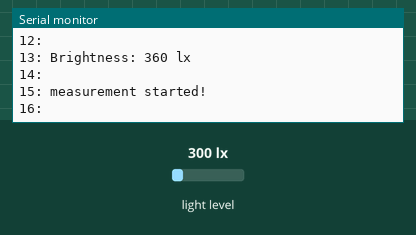
This sketch was run on a simulated ESP8266 (NodeMCU). On the bench: the last lines printed to the serial monitor. Wiring (inferred from the names in the program): BH1750 light sensor at I2C address 0x23. The test bench sets the inputs (shaded band); at power-on: light level 300 lx.

Above: at 1.6 s.
1.7 s: light level set to 40 lx
At 1.81 s:
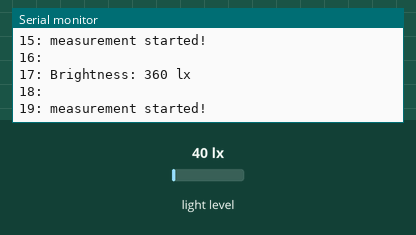
3.2 s: light level set to 500 lx
At 3.22 s:
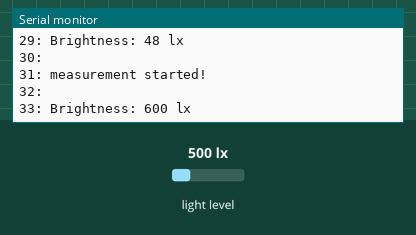
Timing chart, 0 to 6.2 s (numbered marks = the images above; inputs shaded):
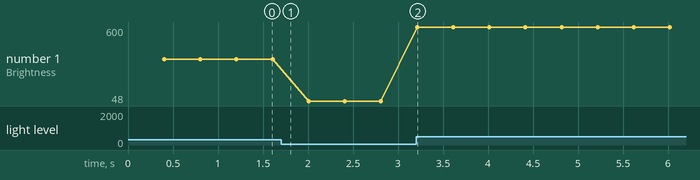

Measured:
- plotted number 1: 360 → 48 after the input at 1.7 s

The sketch:

D1_oop06_BH1750.ino
```cpp
//_____D1_oop06_BH1750.ino____________________170414-180519_____
// Send value of i2c light sensor BH1750 to Serial (115200Bd)
// every 0,5s
// Hardware:
// 1. WeMos D1 mini (OR ESP32 D1 mini)
// 2. BH1750 light sensor on i2c bus (0x23, 0x5C)
// Created by Karl Hartinger, April 14, 2017
// Updates:
// 2018-05-19 Move class files to /src/...
// 2021-02-07 update class BH1750, many changes in setup and loop
// Released into the public domain.
#include "src/bh1750/D1_class_BH1750.h"
BH1750 bh1750;                    // brightness

//_______SETUP__________________________________________________
void setup() {
 //------Serial-------------------------------------------------
 Serial.begin(115200); Serial.println("\nsetup(): --Start--");
 //------search for sensor--------------------------------------
 bh1750.setAddress(0x23);                   // 0x23 or 0x5C
 bool status = bh1750.begin();              // start I2C
 if (!status) {
  bh1750.setAddress(0x5C);                  // 0x23 or 0x5C
  status = bh1750.begin(false);             // NO start I2C
  if (!status) {
   Serial.println("Error: "+bh1750.getsStatus());
   Serial.println("Could not find BH1750 sensor:");
   Serial.println("* check wiring");
   Serial.println("* check whether Wire.begin() has been called");
   Serial.println("* check I2C address (0x23 or 0x5C)\nEND!");
   while (1) delay(100);
  }
 }
 Serial.print("BH1750 found! I2C address is 0x");
 Serial.println(bh1750.getAddress(),16);
 Serial.println("setup(): --Finished--\n");
}

unsigned long i=0;
//_______LOOP___________________________________________________
// this is a non blocking version for the loop()
void loop() {
 Serial.print(++i); Serial.print(": ");     //display run number
 //------start measuring----------------------------------------
 if(bh1750.measuringBegin()) Serial.print("measurement started! ");
 //------Is there a result?-------------------------------------
 if(bh1750.newResult())
 {//.....yes: get the result and display it.....................
  String s1=String(bh1750.getBi());         // get brightness
  Serial.print("Brightness: "+s1+" lx");    // display value
 }
 Serial.println();                          // next line
 delay(100);                                // wait 0.1s
}

/*
//.......another simple option for loop() with a long delay.....
//_______LOOP___________________________________________________
void loop() {
 int status=bh1750.getStatus();
 if(status==0)
 {
  String s1=String(bh1750.getBi());
  Serial.println("Brightness: "+s1+" lx");
 }
 else
 {
  Serial.println(bh1750.getsStatus());
  bh1750.begin(false);                     // reset
 }
 delay(500);
}
*/
```

D1_class_BH1750.cpp
```cpp
//_____D1_class_BH1750.cpp____________________170414-210207_____
// D1 mini class for i2c digital light sensor BH1750.
// Default i2c address is 0x23 (other option 0x5C).
// Created by Karl Hartinger, April 14, 2017
// Updates
// 2018-10-20 add measuring delay 200ms
// 2021-02-07 Many changes: add ...Address(), begin(),
//            measuringBegin(), wait4Result_ ...
// Last modified 2018-10-20: Add measuring delay 200ms
// Released into the public domain.
#include "D1_class_BH1750.h"

//**************************************************************
//       constructor & co
//**************************************************************

//_______constructor (default 0x23)_____________________________
BH1750::BH1750() { i2cAddress=BH1750_ADDR; setup(); }

//_______constructor with i2c address___________________________
BH1750::BH1750(int i2c_address) {
 if((i2c_address==0x23)||(i2c_address==0x5C))
  i2cAddress=i2c_address;
 setup();
}

//_____setup properties_________________________________________
void BH1750::setup()
{
 bMeasuringRunning_=false;        // not in measurement
 bNewResult=false;                // no measurement until now
 lastMeasuring_=0;                // no last measurement time
 waitMeasuring_=BH1750_MEASURING_DELAY_MS;
 wait4Result_=120;                // data sheet
}

//**************************************************************
//       setter methods
//**************************************************************

//_______set i2c address________________________________________
bool BH1750::setAddress(int i2c_address)
{
 if((i2c_address!=0x23)&&(i2c_address!=0x5C)) return false;
 i2cAddress=i2c_address;
 setup();
 return true;
}

//_____set mesuring delay_______________________________________
// if measuringDelay_<MIN you get allways the same value...
bool BH1750::setWaitMeasuring(int delay_ms)
{
 if(delay_ms<BH1750_MEASURING_DELAY_MIN) return false;
 waitMeasuring_=delay_ms;
 return true;
}

//**************************************************************
//       getter methods
//**************************************************************

//_______return i2c address_____________________________________
int BH1750::getAddress() { return i2cAddress; }

//_______return measuring delay in ms___________________________
int BH1750::getWaitMeasuring() { return waitMeasuring_; }

//_______system status as integer_______________________________
// Meaning of the numbers see getsStatus()
int BH1750::getStatus() { return status; }

//_______system status as text__________________________________
String BH1750::getsStatus() {
  switch(status)
 {
  case BH1750_OK:
   return String("OK");
  case BH1750_ERR_TOO_LONG:
   return String("I2C send buffer is too small for the data");
  case BH1750_ERR_NACK_ADDR:
   return String("No acknowledge (ACK) after address byte");
  case BH1750_ERR_NACK_DATA:
   return String("No acknowledge (ACK) after data byte");
  case BH1750_ERR_OTHER:
   return String("I2C Error");
  case BH1750_ERR_NUM_BYTES:
   return String("Wrong number of bytes");
  case BH1750_ERR_NO_BYTE:
   return String("No byte received");
  default:
   return String("Unknown error number ")+String(status);
 }
 return String("Serious, unknown error");
}

//_______get brightness as double_______________________________
double BH1750::getBrightness() { return(getBi()); }

//_______get brightness as long (integer)_______________________
long BH1750::getBi() {
 bNewResult=false;
 measuring();
 return brightness;
}

//**************************************************************
//       working methods
//**************************************************************

//_______check sensor, start I2C and first measuring____________
bool BH1750::begin() { return begin(true); }

//_______check sensor, start first measuring____________________
// set startI2C=false if I2C has already been started
// return: true=OK, false on error
bool BH1750::begin(bool startI2C) {
 //------start I2C?---------------------------------------------
 if(startI2C) {
  Wire.begin();                   // call Wire.begin only once
 }
 //------wake up sensor-----------------------------------------
 Wire.beginTransmission(i2cAddress);
 Wire.write(0x01);                // power on, waiting for cmd
 status=Wire.endTransmission();
 if(status!=BH1750_OK) return false;
 //------Reset Data register------------------------------------
 Wire.beginTransmission(i2cAddress);
 Wire.write(0x07);                // reset data register
 status=Wire.endTransmission();
 if(status!=BH1750_OK) return false;
 return true;
}

//_______start measuring________________________________________
// return: true = measurement could be started
//         false = no new measurement process could be started
bool BH1750::measuringBegin()
{
 if(bMeasuringRunning_) {
  measuring();
  return false;
 }
 bNewResult=false;               // no measurement result yet
 bMeasuringRunning_=false;       // no measurement running
 if((millis()-lastMeasuring_) < waitMeasuring_) return false;
 measuring();             // start measuring
 return true;
}

//_______is/are new measurement value(s) available?_____________
// return: true = measurement finished, no new value has been
//         read yet
//         false = new value was read
//         or a new measuring process was started.
bool BH1750::newResult() { return bNewResult; }

//**************************************************************
//       rarely used directly, public methods
//**************************************************************

//_____read brightness from sensor______________________________
// return: false=no new result (yet)
bool BH1750::measuring()
{
 //------check the delay time between two measurements----------
 if((millis()-lastMeasuring_) < waitMeasuring_)
 {//.....too little time between two measurements...............
  bMeasuringRunning_=false;       // no measurement running
  return false;                   // no new result
 }
 if(!bMeasuringRunning_)
 {//.....no measurement is running yet: start measurement.......
  Wire.beginTransmission(i2cAddress);
  Wire.write(0x10);               // Continuously H-Resol. Mode
  status=Wire.endTransmission();
  bMeasuringRunning_=true;        // measurement started
  lastMeasuringStart_=millis();
  return false;
 }
 if((millis()-lastMeasuringStart_) < wait4Result_) return false;

 //------read 2 bytes from sensor-------------------------------
 Wire.requestFrom(i2cAddress, 2); // read two byte
 if(Wire.available()!=2)          // (read) data bytes ready?
 {
  Wire.endTransmission();         // stopp transmision
  status=BH1750_ERR_NUM_BYTES;    // no bytes available
  return false;                   // no result
 }
 int temp_=Wire.read()<<8;        // 1st byte
 temp_|=Wire.read();              // 2nd byte
 brightness=temp_;                // result as long int
 bNewResult=true;                 //new measurement result there
 bMeasuringRunning_=false;        // no measurement running
 lastMeasuring_=millis();         // current time
 return true;
}

/*
 //-----set Continuously H-Resolution Mode, Resolution 1 lx-----
 Wire.beginTransmission(i2cAddress);
 Wire.write(0x10);                // Continuously H-Resol. Mode
 status=Wire.endTransmission();
 if(status!=BH1750_OK)            // try a second time
 {
  delay(120);                     //Measurement Time(data sheet)
  Wire.beginTransmission(i2cAddress);
  Wire.write(0x10);               // Continuously H-Resol. Mode
  status=Wire.endTransmission();
  if(status!=BH1750_OK) return;
 }
 //------read 2 bytes from sensor-------------------------------
 Wire.requestFrom(i2cAddress, 2);
 if(Wire.available()!=2)          // (read) data bytes ready?
 {
  Wire.endTransmission();
  status=BH1750_ERR_NUM_BYTES;
  return false;
 }
 int temp_=Wire.read()<<8;
 temp_|=Wire.read();
 brightness=temp_;
 bNewResult=true;
 lastMeasuring_=millis();
 return true;
}
*/
```

D1_class_BH1750.h
```cpp
//_____D1_class_BH1750.h______________________170414-210207_____
// D1 mini class for i2c digital light sensor BH1750.
// Default i2c address is 0x23 (other option 0x5C).
// Created by Karl Hartinger, April 14, 2017
// Updates
// 2018-10-20 add measuring delay 200ms
// 2021-02-07 Many changes: add ...Address(), begin(),
//            measuringBegin(), wait4Result_ ...
// Released into the public domain.
#include "Arduino.h"              // bool, ...
#include <Wire.h>                 // i2c bus

#ifndef D1_CLASS_BH1750_H
#define D1_CLASS_BH1750_H
#define BH1750_ADDR                0x23     // 7-bit address
#define BH1750_MEASURING_DELAY_MS   200     // ms
#define BH1750_MEASURING_DELAY_MIN  130     // ms (by testing)
//-----status---------------------------------------------------
#define BH1750_OK            0    // success
#define BH1750_ERR_TOO_LONG  1    // i2c data too long to fit in transmit buffer
#define BH1750_ERR_NACK_ADDR 2    // i2c NACK transmit address
#define BH1750_ERR_NACK_DATA 3    // i2c NACK transmit data
#define BH1750_ERR_OTHER     4    // i2c other error
#define BH1750_ERR_NUM_BYTES 5    // i2c wrong number of bytes
#define BH1750_ERR_NO_BYTE   6    // no byte received
#define BH1750_ERR_START     9    // first status after setup

class BH1750 {
 protected:
  //-----properties----------------------------------------------
 protected:
  int    i2cAddress;              // i2c address
  int    status;                  // state of measuring
  bool   bMeasuringRunning_;      //
  bool   bNewResult;              // true=new measurement value
  uint32_t lastMeasuring_;        // time of last measuring [ms]
  uint32_t lastMeasuringStart_;   // time of last start meas[ms]
  uint32_t waitMeasuring_;        // 200ms
  uint32_t wait4Result_;          // 120ms
  long   brightness;              // measurement value in lx

 //------constructor & co---------------------------------------
 public:
  BH1750();                       // default constructor
  BH1750(int i2c_address);        // constructor with i2c address
 protected:
  void setup();                   // init properties
 //------setter methods-----------------------------------------
 public:
  bool   setAddress(int i2c_address);
  bool   setWaitMeasuring(int delay_ms);
 //------getter methods-----------------------------------------
  int    getAddress();            // return i2c address
  int    getWaitMeasuring();      // measuring delay in ms
  int    getStatus();             // status as int (0=OK)
  String getsStatus();            // status as text
  double getBrightness();         // get brightness as double
  long   getBi();                 // get brightness as long int
 //------working methods----------------------------------------
  bool   begin();                 // startI2C=true
  bool   begin(bool startI2C);    // checkID, reset, set regs
  bool   measuringBegin();        // start measuring
  bool   newResult();             // is new value available?
 //------rarely used directly, public methods-------------------
  bool   measuring();             // read values from sensor
};
#endif
```
